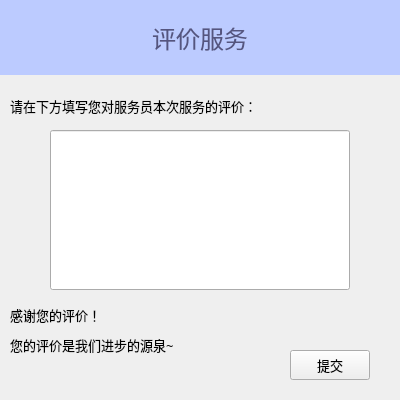
<?xml version="1.0" encoding="UTF-8"?>
<ui version="4.0">
 <class>wcomment</class>
 <widget class="QWidget" name="wcomment">
  <property name="geometry">
   <rect>
    <x>0</x>
    <y>0</y>
    <width>400</width>
    <height>400</height>
   </rect>
  </property>
  <property name="windowTitle">
   <string>Form</string>
  </property>
  <widget class="QLabel" name="label">
   <property name="geometry">
    <rect>
     <x>0</x>
     <y>0</y>
     <width>400</width>
     <height>75</height>
    </rect>
   </property>
   <property name="font">
    <font>
     <family>微软雅黑</family>
     <pointsize>18</pointsize>
    </font>
   </property>
   <property name="styleSheet">
    <string notr="true">background: rgb(188, 203, 255);
	color: rgb(85, 85, 127);</string>
   </property>
   <property name="text">
    <string>评价服务</string>
   </property>
   <property name="alignment">
    <set>Qt::AlignCenter</set>
   </property>
  </widget>
  <widget class="QLabel" name="label_2">
   <property name="geometry">
    <rect>
     <x>10</x>
     <y>90</y>
     <width>380</width>
     <height>31</height>
    </rect>
   </property>
   <property name="font">
    <font>
     <family>微软雅黑</family>
     <pointsize>10</pointsize>
    </font>
   </property>
   <property name="text">
    <string>请在下方填写您对服务员本次服务的评价：</string>
   </property>
   <property name="alignment">
    <set>Qt::AlignLeading|Qt::AlignLeft|Qt::AlignVCenter</set>
   </property>
  </widget>
  <widget class="QLineEdit" name="ltext">
   <property name="geometry">
    <rect>
     <x>50</x>
     <y>130</y>
     <width>300</width>
     <height>160</height>
    </rect>
   </property>
   <property name="font">
    <font>
     <family>微软雅黑</family>
     <pointsize>10</pointsize>
    </font>
   </property>
   <property name="alignment">
    <set>Qt::AlignLeading|Qt::AlignLeft|Qt::AlignTop</set>
   </property>
  </widget>
  <widget class="QLabel" name="label_3">
   <property name="geometry">
    <rect>
     <x>10</x>
     <y>300</y>
     <width>350</width>
     <height>31</height>
    </rect>
   </property>
   <property name="font">
    <font>
     <family>微软雅黑</family>
     <pointsize>10</pointsize>
    </font>
   </property>
   <property name="text">
    <string>&lt;html&gt;&lt;head/&gt;&lt;body&gt;&lt;p&gt;感谢您的评价！&lt;/p&gt;&lt;/body&gt;&lt;/html&gt;</string>
   </property>
   <property name="alignment">
    <set>Qt::AlignLeading|Qt::AlignLeft|Qt::AlignVCenter</set>
   </property>
  </widget>
  <widget class="QPushButton" name="bSubmit">
   <property name="geometry">
    <rect>
     <x>290</x>
     <y>350</y>
     <width>80</width>
     <height>30</height>
    </rect>
   </property>
   <property name="font">
    <font>
     <family>微软雅黑</family>
     <pointsize>10</pointsize>
    </font>
   </property>
   <property name="text">
    <string>提交</string>
   </property>
  </widget>
  <widget class="QLabel" name="label_4">
   <property name="geometry">
    <rect>
     <x>10</x>
     <y>330</y>
     <width>350</width>
     <height>31</height>
    </rect>
   </property>
   <property name="font">
    <font>
     <family>微软雅黑</family>
     <pointsize>10</pointsize>
    </font>
   </property>
   <property name="text">
    <string>&lt;html&gt;&lt;head/&gt;&lt;body&gt;&lt;p&gt;您的评价是我们进步的源泉~&lt;/p&gt;&lt;/body&gt;&lt;/html&gt;</string>
   </property>
   <property name="alignment">
    <set>Qt::AlignLeading|Qt::AlignLeft|Qt::AlignVCenter</set>
   </property>
  </widget>
 </widget>
 <resources/>
 <connections/>
</ui>
